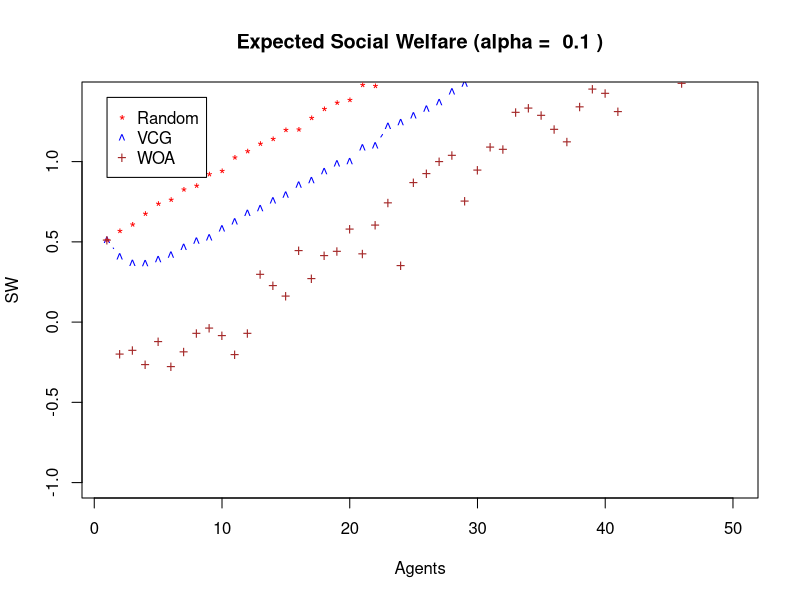

Write R code to recreate this figure.
#Taking the uniform distribution [0,1] and increasing N

#Building Tau function before simulate



alpha = 0.1
integ <-function(x,P){(P-1)*(x^(P-1))/(1 - (x^(P-1)))}
Tau <- function(w,N){
  if(N==1){
    return(0)
  }
  else{
    return((1- alpha)*(integrate(integ, lower= 0, upper= w, P = N)$value))
  }
}

#Building the selection program

SimulateVCG <- function(W, alpha){
  winner <- which.max(W)
  copy_W <- W
  copy_W[winner] = 0
  transfer <- (1- alpha)*max(copy_W)
  social_welfare = sum(copy_W*alpha) + W[winner] - transfer
  res = c(winner, W[winner], transfer, social_welfare)
  return(res)
}

SimulateRandom <- function(W, alpha){
  winner <- sample(1:length(W),1)
  copy_W <- W
  copy_W[winner] = 0
  social_welfare = sum(copy_W*alpha) + W[winner]
  res = c(winner, W[winner], social_welfare)
  return(res)
}

SimulateWOA <- function(W, alpha){
  agents <- length(W)
  winner <- which.max(W)
  copy_W <- W
  copy_W[winner] = 0
  transfer <- unlist(lapply(W,Tau, N = agents))
  social_welfare = sum(copy_W*alpha) + W[winner] - sum(transfer) 
  res = c(winner, W[winner], transfer[winner], sum(transfer), social_welfare)
  return(res)
}

Simulatescenario <- function(W,alpha){
  VCG <- SimulateVCG(W,alpha)
  Random <- SimulateRandom(W,alpha)
  WOA <- SimulateWOA(W,alpha)
  
  res <- c(VCG[4], Random[3], WOA[5])
  return(res)
}

#simulating with a loop

max_agents = 50
SW_VCG = c()
SW_Random = c()
SW_WOA = c()
for (n in 1:max_agents){
  data = c()
  for (rep in 1:100){
    N = n
    W <- runif(N)
     
    res <- Simulatescenario(W,alpha)
    data <- rbind(data, res)
  }
  print(alpha*sum(W))
  data_mean <- colMeans(data)
  SW_VCG = c(SW_VCG, data_mean[1])
  SW_Random = c(SW_Random, data_mean[2])
  SW_WOA = c(SW_WOA, data_mean[3])
}



plot(1:max_agents,SW_VCG, type = 'b', col="blue", pch="^", ylim = c(-1, 1.4), 
     main= paste("Expected Social Welfare (alpha = ",as.character(alpha),")"),
     ylab = "SW", xlab = "Agents", lty=1)
points(SW_Random, pch="*", col="red", lty=2)
points(SW_WOA, pch="+", col="brown", lty=3)
legend(1,1.4,c("Random","VCG","WOA"), col = c("red","blue","brown"), pch =c("*","^","+") )
